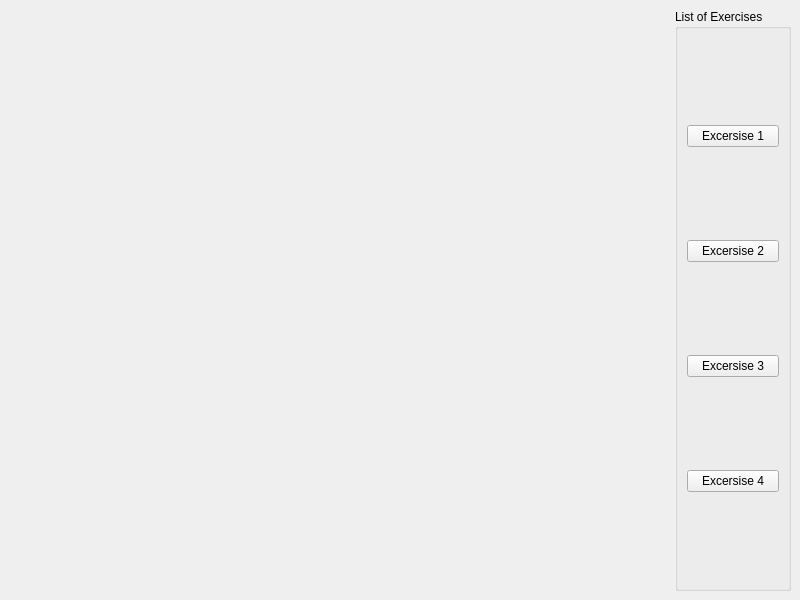
<?xml version="1.0" encoding="UTF-8"?>
<ui version="4.0">
 <class>MainWindow</class>
 <widget class="QMainWindow" name="MainWindow">
  <property name="geometry">
   <rect>
    <x>0</x>
    <y>0</y>
    <width>800</width>
    <height>600</height>
   </rect>
  </property>
  <property name="windowTitle">
   <string>MainWindow</string>
  </property>
  <widget class="QWidget" name="centralwidget">
   <layout class="QHBoxLayout" name="horizontalLayout">
    <item>
     <widget class="graphics" name="ExercisesPresenter" native="true">
      <property name="sizePolicy">
       <sizepolicy hsizetype="Expanding" vsizetype="Preferred">
        <horstretch>0</horstretch>
        <verstretch>0</verstretch>
       </sizepolicy>
      </property>
     </widget>
    </item>
    <item>
     <widget class="QGroupBox" name="ExercisesControl">
      <property name="title">
       <string>List of Exercises</string>
      </property>
      <layout class="QVBoxLayout" name="verticalLayout">
       <item>
        <widget class="QPushButton" name="BtnExcersise1">
         <property name="text">
          <string>Excersise 1</string>
         </property>
        </widget>
       </item>
       <item>
        <widget class="QPushButton" name="BtnExcersise2">
         <property name="text">
          <string>Excersise 2</string>
         </property>
        </widget>
       </item>
       <item>
        <widget class="QPushButton" name="BtnExcersise3">
         <property name="text">
          <string>Excersise 3</string>
         </property>
        </widget>
       </item>
       <item>
        <widget class="QPushButton" name="BtnExcersise4">
         <property name="text">
          <string>Excersise 4</string>
         </property>
        </widget>
       </item>
      </layout>
     </widget>
    </item>
   </layout>
  </widget>
 </widget>
 <customwidgets>
  <customwidget>
   <class>graphics</class>
   <extends>QWidget</extends>
   <header>graphics.h</header>
   <container>1</container>
  </customwidget>
 </customwidgets>
 <resources/>
 <connections/>
</ui>
